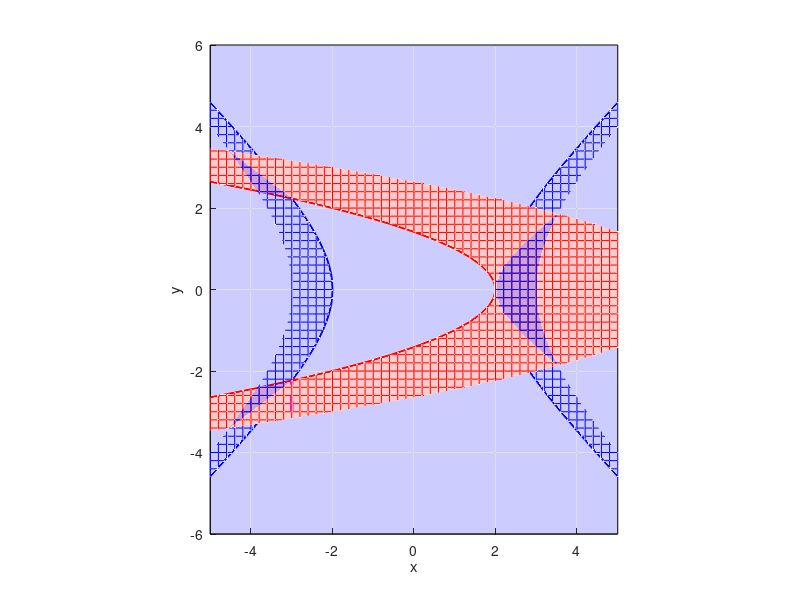

This figure's MATLAB source:

% Niutono metodas
function pagrindine
clc,close all
scrsz = get(0,'ScreenSize')

x=[-5:0.2:5];y=[-6:0.2:6];
Z=pavirsius(@f,x,y);
% [left, bottom, width, height]
fig1=figure(1);set(fig1,'Position',[50 scrsz(4)/1.8 scrsz(3)/3 scrsz(4)/3],'Color','w');
hold on,grid on,axis equal,axis([min(x) max(x) min(y) max(y) 0 5]);view([0 0 1]);xlabel('x'),ylabel('y');
mesh(x,y,Z(:,:,1)','FaceAlpha',0.2,'FaceColor','r','EdgeColor','r');contour(x,y,Z(:,:,1)',[0 0],'LineWidth',1.5,'LineColor','r');
mesh(x,y,Z(:,:,2)','FaceAlpha',0.2,'FaceColor','b','EdgeColor','b');contour(x,y,Z(:,:,2)',[0 0],'LineWidth',1.5,'LineColor','b');
xx=axis; fill([xx(1),xx(1),xx(2),xx(2)],[xx(3),xx(4),xx(4),xx(3)],'b','FaceAlpha',0.2);

eps=1e-5;itmax=200;
% x=[3.5;-8];  % pradinis artinys
x=[-3;-1]
ff=f(x); dff=df(x);
figure(1);plot3(x(1),x(2),0,'b*');line([x(1),x(1)],[x(2),x(2)],[0,ff(1)],'Color','black');
alpha=1   %0.9   %0.8; %  0.5   % zingsnio sumazinimo koeficientas

for iii=1:itmax
    dff=df(x), deltax=-dff\ff; x1=x+alpha*deltax, ff1=f(x1);
figure(1);plot3(x1(1),x1(2),0,'r*');line([x(1),x1(1)],[x(2),x1(2)],[0,0],'Color','red');
line([x(1),x1(1)],[x(2),x1(2)],[ff(1),0*ff1(1)],'Color','magenta','LineWidth',2.5);
line([x1(1),x1(1)],[x1(2),x1(2)],[0,ff1(1)],'Color','black');
    pause;
    tikslumas=norm(deltax)/(norm(x)+norm(deltax));
    
    fprintf(1,'\n iteracija %d  tikslumas %g',iii,tikslumas);
    if tikslumas < eps, fprintf(1,'\n sprendinys x ='); fprintf(1,' %g  ',x);plot3(x(1),x(2),0,'rp'); break;
    elseif iii == itmax,fprintf(1,'\n ****tikslumas nepasiektas. Paskutinis artinys x =  %g',x'); plot3(x(1),x(2),0,'gp'); break;
    end
    x=x1;ff=ff1;    
end
 fprintf(1,'\n');  
    return
end

%   Lygciu sistemos funkcija 
    function fff=f(x)
    fff=[x(1)+x(2)^2-2;
         x(1)^2-x(2)^2-4];
    return
    end
    
%  Jakobio matrica
    function dfff=df(x)
        dfff=[1, 2*x(2);
              2*x(1), -2*x(2)];
    return
    end
    
    function Z=pavirsius(funk,x,y)
    for i=1:length(x)
        for j=1:length(y)
            Z(i,j,1:2)=funk([x(i),y(j)]);
        end
    end
        
    return
    end